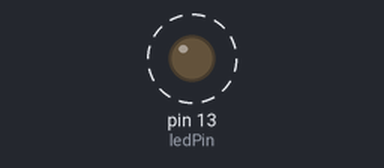
A sketch run on a simulated Arduino Uno, built with avr-gcc and run on an emulated ATmega328P. On the bench: output pins drawn as LEDs (lit = HIGH). Dashed ring = blinking.

Above: at 0.2 s.
Timing chart, 0 to 3.0 s (numbered marks = the images above):
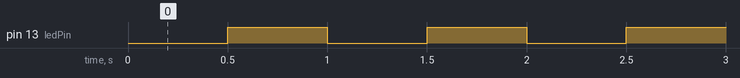

The sketch:

sketch.ino
```cpp
const byte ledPin = 13;
const unsigned int period = 500;

void setup() {
  pinMode(ledPin, OUTPUT);
}

void loop() {
  static unsigned long millisAtStateChange = 0;
  static unsigned int currentState = LOW;

  unsigned long currentMillis = millis();
  if (currentMillis >= (millisAtStateChange + period)) {
    millisAtStateChange = currentMillis;
    if(currentState == HIGH) {
      currentState = LOW;
    } else {
      currentState = HIGH;
    }
    digitalWrite(ledPin, currentState);
  }
}
```

Measured:
- by itself, pin 13 (ledPin): alternates HIGH for 0.50 s and LOW for 0.50 s
